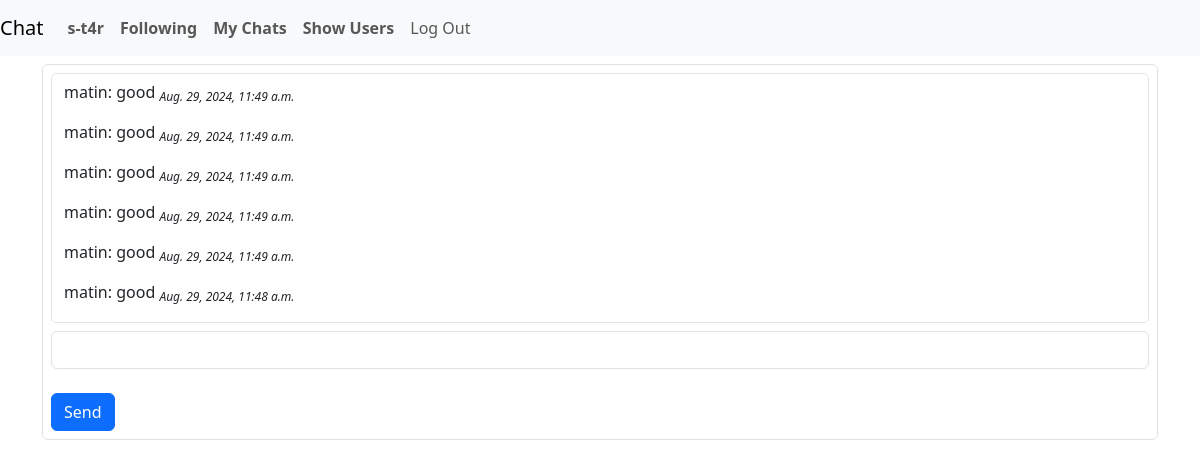
The app's page /chat_room/7/ (signed in) with its own data.
### chat/models.py (models this page shows)
class User(AbstractUser):
    karma = models.IntegerField()
    groups = models.ManyToManyField(
        'auth.Group',
        related_name='chat_users',
        blank=True,
        help_text='The groups this user belongs to.',
        verbose_name='groups',
    )
    user_permissions = models.ManyToManyField(
        'auth.Permission',
        related_name='chat_user_permissions',
        blank=True,
        help_text='Specific permissions for this user.',
        verbose_name='user permissions',
    )
    following = models.ManyToManyField("self", symmetrical=False, related_name="followers", blank=True)

class Message(models.Model):
    chat = models.ForeignKey(Chat, on_delete=models.CASCADE)
    user = models.ForeignKey(User, on_delete=models.CASCADE)
    content = models.TextField(max_length=500)
    timestamp = models.DateTimeField(auto_now_add=True)

### chat/views.py (the view)
# urls.py: path("chat_room/<int:chat_id>/", views.chat_room, name="chat_room"),
@login_required
def chat_room(request, chat_id=1): # Default chat_id to 1
    if not Chat.objects.filter(pk=1).exists():
        Chat.objects.create(pk=1)
    chat = get_object_or_404(Chat, pk=chat_id)
    messages = Message.objects.filter(chat=chat).order_by("-timestamp")
    if request.method == "POST":
        content = request.POST.get("content")
        if content:
            Message.objects.create(chat=chat, user=request.user, content=content)
            chat.users.add(request.user) # Add user to chat temporarily
    chat_dict = model_to_dict(chat)
    chat_dict['users'] = [
    {"id": user.id, "username": user.username} for user in chat.users.all()
    ]
    return render(request, "chat/chat_room.html", {
        "chat": chat_dict,
        "messages": messages,
    })

### chat/templates/chat/chat_room.html (shortened to what this page needs)
{% extends "chat/layout.html" %}
{% block body %}
<div class="container mt-2">
    <div class="container border rounded p-2">
        <div id="chat-log" class="form-control" style="height: 250px; overflow-y: scroll;">
            {% for message in messages %}
                <p>{{ message.user }}: {{ message.content }}
                    <em>
                        <sub>{{ message.timestamp }}</sub>
                    </em>
                </p>
            {% endfor %}
        </div>
        <input id="chat-message-input" class="form-control mt-2" type="text" size="5" autofocus><br>
        <input id="chat-message-submit" class="btn btn-primary" type="button" value="Send">
    </div>
{% endblock %}

### chat/templates/chat/layout.html (shortened to what this page needs)
{% load static %}
<!DOCTYPE html>
<html lang="en">
    <head>
        <link href="https://cdn.jsdelivr.net/npm/bootstrap@5.3.3/dist/css/bootstrap.min.css" rel="stylesheet">
        <link href="{% static 'chat/styles.css' %}" rel="stylesheet">
    </head>
    <body>
        <nav class="navbar navbar-expand-lg navbar-light bg-light">
            <a class="navbar-brand" href="{% url 'index' %}">Chat</a>
            <div>
              <ul class="navbar-nav mr-auto">
                {% if request.user.is_authenticated %}
                    <li class="nav-item">
                        <a class="nav-link" href="{% url 'user_profile' request.user.id %}"><strong>{{ user.username }}</strong></a>
                    </li>
                    <li class="nav-item">
                        <a class="nav-link" href="{% url 'following' %}"><strong>Following</strong></a>
                    </li>
                    <li class="nav-item">
                        <a class="nav-link" href="{% url 'mychats' %}"><strong>My Chats</strong></a>
                    </li>
                    {% else %}
                    <li class="nav-item">
                        <a class="nav-link" href="{% url 'register' %}">
                            <strong>Anonymous</strong>
                        </a>
                    </li>
                {% endif %}
                <li class="nav-item">
                    <a class="nav-link" href="{% url 'show_users' %}"><strong>Show Users</strong></a>
                </li>
                {% if request.user.is_authenticated %}
                    <li class="nav-item">
                        <a class="nav-link" href="{% url 'logout' %}">Log Out</a>
                    </li>
                {% endif %}
              </ul>
            </div>
          </nav>
        <div class="body">
            {% block body %}
            {% endblock %}
        </div>
    </body>
</html>

### records on screen
User: username "s-t4r"
Message: user "matin", content "good", timestamp "Aug. 29, 2024, 11:49 a.m."
Message: user "matin", content "good", timestamp "Aug. 29, 2024, 11:49 a.m."
Message: user "matin", content "good", timestamp "Aug. 29, 2024, 11:49 a.m."
Message: user "matin", content "good", timestamp "Aug. 29, 2024, 11:49 a.m."
Message: user "matin", content "good", timestamp "Aug. 29, 2024, 11:49 a.m."
Message: user "matin", content "good", timestamp "Aug. 29, 2024, 11:48 a.m."
